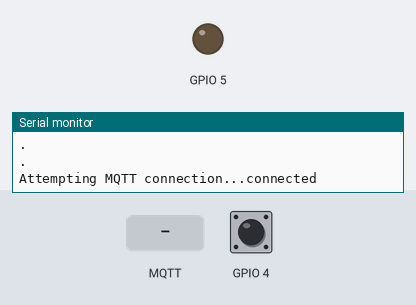
Simulated run of this sketch. Board: ESP32. Shown: output pins drawn as LEDs (lit = HIGH), the last lines printed to the serial monitor. The test bench sets the inputs (shaded band); at power-on: GPIO 4 HIGH. WiFi joins after 1.5 s; servers stay silent unless stated; no MQTT or app messages arrive unless stated.

Above: at 2.7 s.
2.8 s: MQTT message "1" arrives on the first subscribed topic
At 3.8 s:
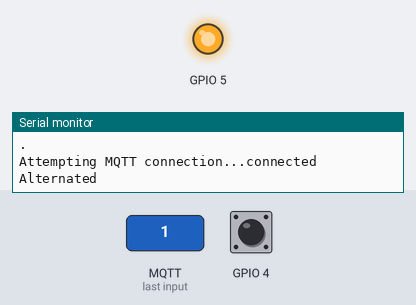
4.3 s: MQTT message "0" arrives on the first subscribed topic
At 4.9 s:
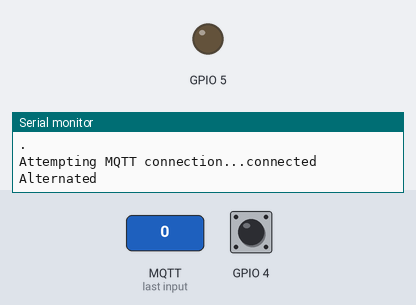
5.8 s: GPIO 4 pulled LOW for 0.15 s
At 6.7 s:
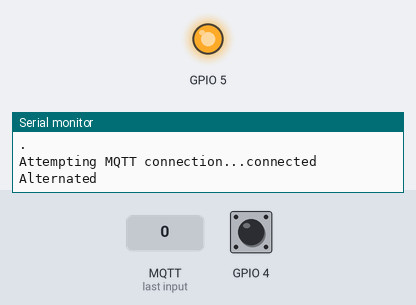
Timing chart, 0 to 8.8 s (numbered marks = the images above; inputs shaded):
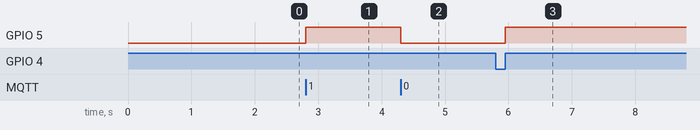

Measured:
- after the input at 2.8 s, GPIO 5: LOW → HIGH at once
- after the input at 4.3 s, GPIO 5: HIGH → LOW at once
- after the input at 5.8 s, GPIO 5: LOW → HIGH after 0.15 s

The sketch:

2way_1way.ino
```cpp
#include <PubSubClient.h>
#include <WiFi.h>

#define WIFISSID "RPiHotspot"
#define PWD "1234567890"

const char *mqtt_server = "192.168.4.150";
const char *device_id = "esp32";

#define Mqtt_username "elab"
#define Mqtt_password "2024"

// it wil set the static IP address to 192, 168, 1, 184
IPAddress local_IP(192, 168, 4, 153);
//it wil set the gateway static IP address to 192, 168, 1,1
IPAddress gateway(192, 168, 4, 1);
// Following three settings are optional
IPAddress subnet(255, 255, 255, 0);
IPAddress primaryDNS(8, 8, 8, 8);
IPAddress secondaryDNS(8, 8, 4, 4);


WiFiClient espClient;
PubSubClient client(espClient);

void setup()
{
    Serial.begin(115200);
    if (!WiFi.config(local_IP, gateway, subnet, primaryDNS, secondaryDNS)) {
    Serial.println("STA Failed to configure");
    }
    WiFi.begin(WIFISSID, PWD);
    Serial.print("Connecting to Wi-Fi");
    while (WiFi.status() != WL_CONNECTED)
    {
        Serial.println(".");
        delay(300);
    }
    client.setServer(mqtt_server, 1883);
    client.setCallback(callback);
    pinMode(4, INPUT_PULLUP);
    pinMode(5, OUTPUT);
}

int prevSwitchState = -1;
bool alternateTerminals = false;
bool normalPullupLogic = true;

void loop()
{

    if (!client.connected())
    {
        reconnect();
    }
    updateManualSwitchState();
    client.loop();
}

void updateManualSwitchState()
{

    int currentSwitchState = digitalRead(4);
    if (currentSwitchState != prevSwitchState)
    {
        prevSwitchState = currentSwitchState;
        if (alternateTerminals == true)
        {
            normalPullupLogic = !normalPullupLogic;
            alternateTerminals = false;
        }

        if (normalPullupLogic && currentSwitchState)
        {
            digitalWrite(5, LOW);
        }
        else if (normalPullupLogic && !currentSwitchState)
        {
            digitalWrite(5, HIGH);
        }
        else if (!normalPullupLogic && currentSwitchState)
        {
            digitalWrite(5, HIGH);
        }
        else
        {
            digitalWrite(5, LOW);
        }
    }
}

void callback(char *topic, byte *payload, unsigned int length)
{
    char recv = (char)payload[0];
    if ((recv == '1' && digitalRead(4)) || (recv == '0' && !digitalRead(4)))
    {
        Serial.println("Alternated");
        alternateTerminals = true;
    }
    if (recv == '1')
    {
        digitalWrite(5, HIGH);
    }
    else
    {
        digitalWrite(5, LOW);
    }
}

void reconnect()
{
    while (!client.connected())
    {
        Serial.print("Attempting MQTT connection...");
        if (client.connect(device_id, Mqtt_username, Mqtt_password))
        {
            Serial.println("connected");
            client.publish("initi/msg", "here");
            client.subscribe("rem/switch");
        }
        else
        {
            Serial.print("failed, rc=");
            Serial.print(client.state());
            Serial.println(" try again in 2.5 seconds");
            delay(2500);
        }
    }
}
```
